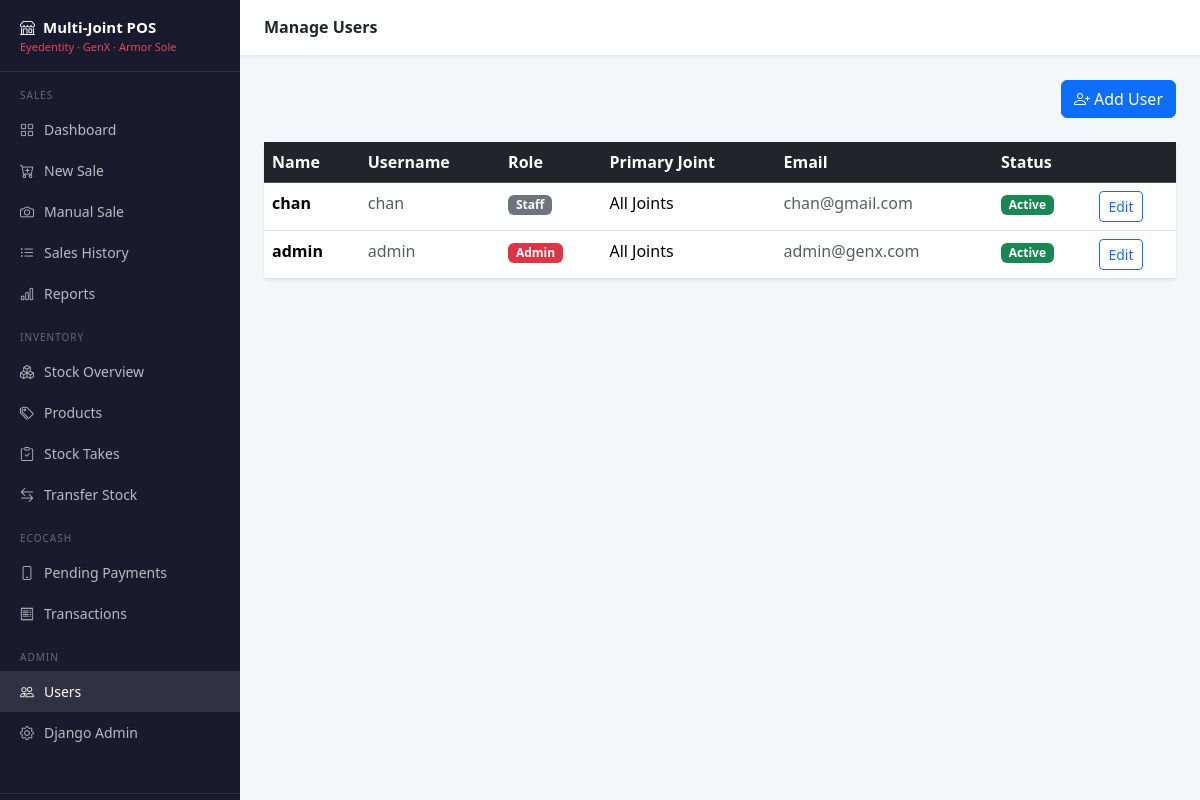
The page /users/ (signed in) on the database its author committed.
### users/models.py (models this page shows, shortened)
class User(AbstractUser):
    ROLE_CHOICES = [
        ('admin', 'Admin'),       # Full access - can manage everything
        ('manager', 'Manager'),   # Can view reports, manage stock
        ('staff', 'Staff'),       # Can only make sales
    ]
    role = models.CharField(
        max_length=20,
        choices=ROLE_CHOICES,
        default='staff',
        help_text="Determines what this user can access in the system."
    )
    primary_joint = models.ForeignKey(
        'inventory.Joint',
        on_delete=models.SET_NULL,
        null=True,
        blank=True,
        related_name='staff_members',
        help_text="The shop this user primarily works at."
    )
    phone = models.CharField(max_length=20, blank=True, null=True)
    @property
    def is_admin_role(self):
        return self.role == 'admin'
    @property
    def is_manager_role(self):
        return self.role in ['admin', 'manager']

### users/views.py (the view)
# urls.py: path('', views.user_list, name='user_list'),
@login_required
def user_list(request):
    if not request.user.is_admin_role:
        messages.error(request, "You don't have permission to view this page.")
        return redirect('sales:dashboard')
    users = User.objects.select_related('primary_joint').all()
    return render(request, 'user_list.html', {'users': users})

### templates/user_list.html (shortened to what this page needs)
{% extends "base.html" %}
{% block page_title %}Manage Users{% endblock %}
{% block content %}
<div class="d-flex justify-content-end mb-4">
    <a href="{% url 'users:user_create' %}" class="btn btn-primary">
        <i class="bi bi-person-plus me-1"></i>Add User
    </a>
</div>
<div class="card border-0 shadow-sm">
    <table class="table table-hover mb-0">
        <thead class="table-dark">
            <tr>
                <th>Name</th>
                <th>Username</th>
                <th>Role</th>
                <th>Primary Joint</th>
                <th>Email</th>
                <th>Status</th>
                <th></th>
            </tr>
        </thead>
        <tbody>
            {% for u in users %}
            <tr>
                <td><strong>{{ u.get_full_name|default:u.username }}</strong></td>
                <td class="text-muted">{{ u.username }}</td>
                <td>
                    <span class="badge {% if u.role == 'admin' %}bg-danger{% elif u.role == 'manager' %}bg-warning text-dark{% else %}bg-secondary{% endif %}">
                        {{ u.get_role_display }}
                    </span>
                </td>
                <td>{{ u.primary_joint.display_name|default:"All Joints" }}</td>
                <td class="text-muted">{{ u.email|default:"—" }}</td>
                <td>
                    {% if u.is_active %}
                    <span class="badge bg-success">Active</span>
                    {% else %}
                    <span class="badge bg-secondary">Inactive</span>
                    {% endif %}
                </td>
                <td>
                    <a href="{% url 'users:user_edit' u.pk %}" class="btn btn-sm btn-outline-primary">Edit</a>
                </td>
            </tr>
            {% endfor %}
        </tbody>
    </table>
</div>
{% endblock %}

### templates/base.html (style rules this page uses)
:root { --sidebar-width: 240px; --topbar-height: 56px; }
body { background: #f4f6f9; font-family: 'Segoe UI', sans-serif; }

### rows shown on the page
User: get_full_name "chan", username "chan", role "Staff", primary_joint.display_name "All Joints", email "chan@gmail.com", is_active "Active"
User: get_full_name "admin", username "admin", role "Admin", primary_joint.display_name "All Joints", email "admin@genx.com", is_active "Active"
